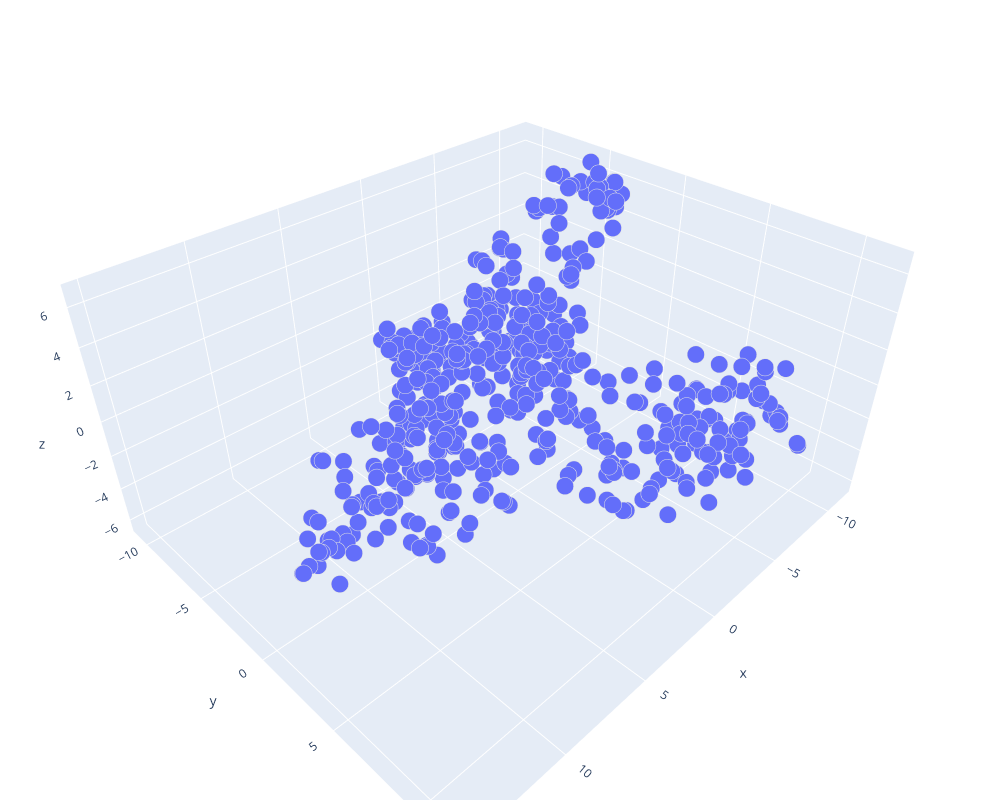

Source (notebook cell):
### Code cell
plotly_plot_tsne(tsne_embeddings_3d, labels_3d, dimension=3)

### Figure 1 — Plotly figure (JSON) as saved in the notebook; plotly's stock layout.template omitted (floating-point values rounded to 4 significant figures; data arrays with more than 128 entries replaced by an {"elided": "..."} marker saying what was removed)
{"data": [{"hoverinfo": "text", "marker": {"line": {"color": "rgb(225, 225, 225)", "width": 0.5}, "opacity": 1, "size": 6}, "mode": "markers", "text": {"elided": "500 str values"}, "type": "scatter3d", "x": {"elided": "500 float values"}, "y": {"elided": "500 float values"}, "z": {"elided": "500 float values"}}], "layout": {"height": 800, "margin": {"b": 0, "l": 0, "r": 0, "t": 0}, "width": 1000, "xaxis": {"zeroline": false}, "yaxis": {"zeroline": false}}}
